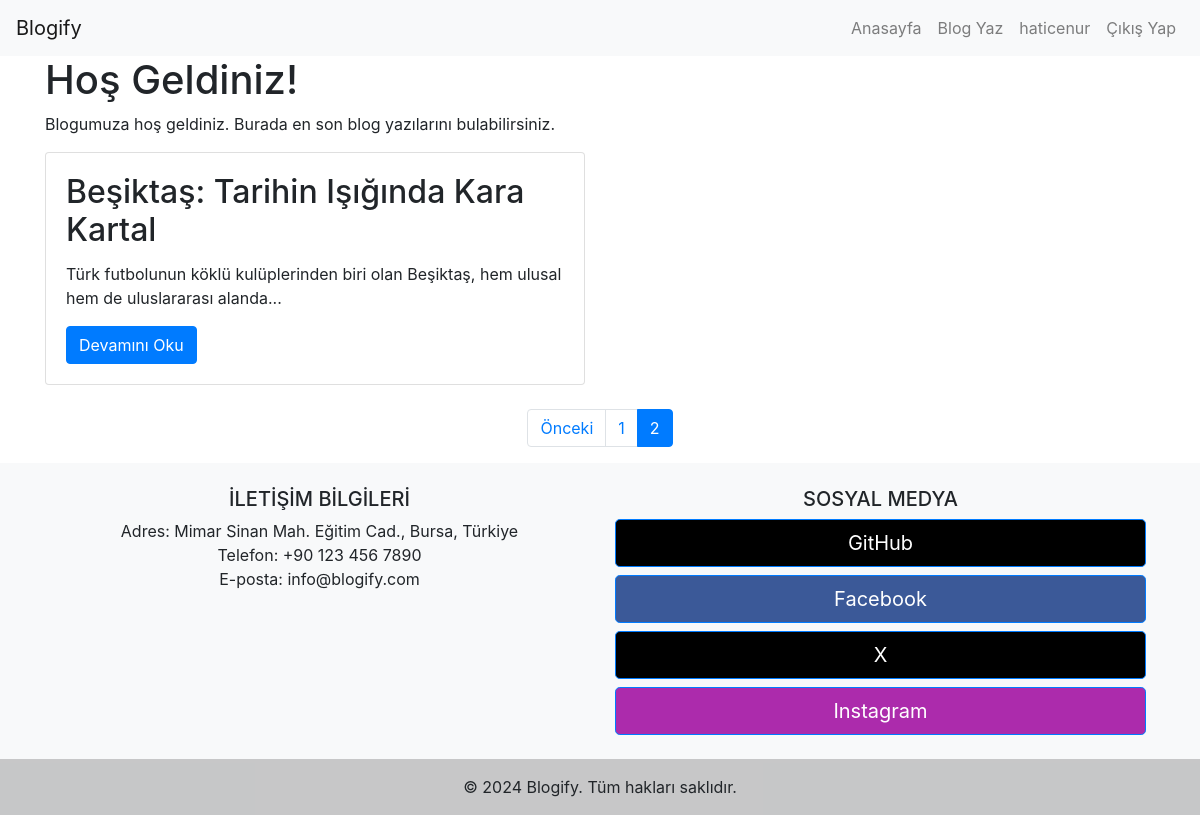
The page /blog/index.php?page=2 (signed in) on the database its author committed.
### tables this page shows
CREATE TABLE `blog_posts` (
  `id` int(11) NOT NULL,
  `title` varchar(255) NOT NULL,
  `content` text NOT NULL,
  `author` varchar(255) NOT NULL,
  `created_at` timestamp NOT NULL DEFAULT current_timestamp() ON UPDATE current_timestamp()
);

### blog/index.php (the view, shortened to what this page needs)
<?php
include 'db.php';
$posts_per_page = 5;
if (isset($_GET['page']) && is_numeric($_GET['page'])) {
    $current_page = (int)$_GET['page'];
} else {
    $current_page = 1;
}
$query = "SELECT COUNT(*) FROM blog_posts";
$result = mysqli_query($conn, $query);
$row = mysqli_fetch_row($result);
$total_posts = $row[0];
$total_pages = ceil($total_posts / $posts_per_page);
$offset = ($current_page - 1) * $posts_per_page;
$query = "SELECT * FROM blog_posts ORDER BY created_at DESC LIMIT $offset, $posts_per_page";
$result = mysqli_query($conn, $query);
?>
<?php include 'header.php'; ?>
<div class="container">
    <h1>Hoş Geldiniz!</h1>
    <p>Blogumuza hoş geldiniz. Burada en son blog yazılarını bulabilirsiniz.</p>
    <div class="row">
        <?php
        while ($row = mysqli_fetch_assoc($result)) {
            echo '<div class="col-md-6">';
            echo '<div class="card mb-4">';
            echo '<div class="card-body">';
            echo '<h2 class="card-title">' . $row['title'] . '</h2>';
            echo '<p class="card-text">' . substr($row['content'], 0, 100) . '...</p>';
            echo '<a href="read_more.php?id=' . $row['id'] . '" class="btn btn-primary">Devamını Oku</a>';
            echo '</div>';
            echo '</div>';
            echo '</div>';
        }
        ?>
    </div>
    <nav aria-label="Page navigation example">
        <ul class="pagination justify-content-center">
            <?php
            if ($current_page > 1) {
                echo '<li class="page-item"><a class="page-link" href="index.php?page=' . ($current_page - 1) . '">Önceki</a></li>';
            }
            for ($i = 1; $i <= $total_pages; $i++) {
                if ($i == $current_page) {
                    echo '<li class="page-item active"><a class="page-link" href="#">' . $i . '</a></li>';
                } else {
                    echo '<li class="page-item"><a class="page-link" href="index.php?page=' . $i . '">' . $i . '</a></li>';
                }
            }
            ?>
        </ul>
    </nav>
</div>
<?php
include 'footer.php';
?>

### rows shown on the page
blog_posts: title "Beşiktaş: Tarihin Işığında Kara Kartal", content "Türk futbolunun köklü kulüplerinden biri olan Beşiktaş, hem ulusal hem de uluslararası alanda"

### other values the page prints
$_SESSION['username'] "haticenur"
